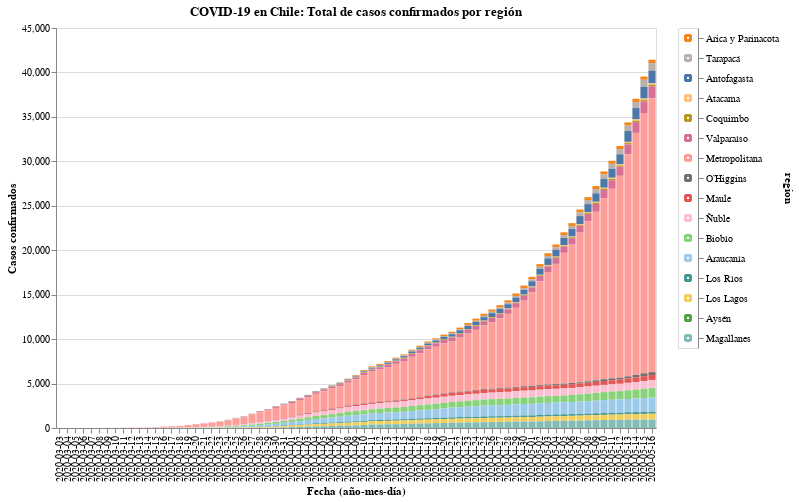

Notebook cell for this chart:
### Code cell
#hide_input
input_dropdown = alt.binding_select(options=data['region'].unique())
selection1 = alt.selection_single(fields=['region'], bind=input_dropdown, name=' ')
selection2 = alt.selection_multi(fields=['region'], on='mouseover')
color = alt.condition(selection1 | selection2,
                    alt.Color('region:N', scale=alt.Scale(scheme='tableau20'), legend=None),
                    alt.value('lightgray'))

chart = alt.Chart(data).mark_bar().encode(
    x=alt.X('date:O', axis=alt.Axis(title='Fecha (año-mes-día)')),
    y=alt.Y('casos', axis=alt.Axis(title='Casos confirmados')),
    color=color,
    tooltip=['date', 'region', 'casos'],
    order=alt.Order(
    # Sort the segments of the bars by this field
    'codigo region',
    sort='descending'
    )
).properties(
    title='COVID-19 en Chile: Total de casos confirmados por región'
).add_selection(
    selection1, selection2
).transform_filter(
    selection1
)

legend = alt.Chart(data).mark_point().encode(
    y=alt.Y('region:N', axis=alt.Axis(orient='right'), sort=regiones),
    color=color
).add_selection(
    selection1, selection2
)

chart.properties(width=600, height=400) | legend

### Figure 1 — Vega-Lite specification as saved in the notebook (floating-point values rounded to 4 significant figures; data arrays with more than 128 entries replaced by an {"elided": "..."} marker saying what was removed)
{"config": {"view": {"continuousWidth": 400, "continuousHeight": 300}}, "hconcat": [{"mark": "bar", "encoding": {"color": {"condition": {"type": "nominal", "field": "region", "legend": null, "scale": {"scheme": "tableau20"}, "selection": {"or": [" ", "selector003"]}}, "value": "lightgray"}, "order": {"type": "quantitative", "field": "codigo region", "sort": "descending"}, "tooltip": [{"type": "nominal", "field": "date"}, {"type": "nominal", "field": "region"}, {"type": "quantitative", "field": "casos"}], "x": {"type": "ordinal", "axis": {"title": "Fecha (año-mes-día)"}, "field": "date"}, "y": {"type": "quantitative", "axis": {"title": "Casos confirmados"}, "field": "casos"}}, "height": 400, "selection": {" ": {"type": "single", "fields": ["region"], "bind": {"input": "select", "options": ["Arica y Parinacota", "Tarapacá", "Antofagasta", "Atacama", "Coquimbo", "Valparaíso", "Metropolitana", "O’Higgins", "Maule", "Ñuble", "Biobío", "Araucanía", "Los Ríos", "Los Lagos", "Aysén", "Magallanes"]}}, "selector003": {"type": "multi", "fields": ["region"], "on": "mouseover"}}, "title": "COVID-19 en Chile: Total de casos confirmados por región", "transform": [{"filter": {"selection": " "}}], "width": 600}, {"mark": "point", "encoding": {"color": {"condition": {"type": "nominal", "field": "region", "legend": null, "scale": {"scheme": "tableau20"}, "selection": {"or": [" ", "selector003"]}}, "value": "lightgray"}, "y": {"type": "nominal", "axis": {"orient": "right"}, "field": "region", "sort": ["Arica y Parinacota", "Tarapacá", "Antofagasta", "Atacama", "Coquimbo", "Valparaíso", "Metropolitana", "O’Higgins", "Maule", "Ñuble", "Biobío", "Araucanía", "Los Ríos", "Los Lagos", "Aysén", "Magallanes"]}}, "selection": {" ": {"type": "single", "fields": ["region"], "bind": {"input": "select", "options": ["Arica y Parinacota", "Tarapacá", "Antofagasta", "Atacama", "Coquimbo", "Valparaíso", "Metropolitana", "O’Higgins", "Maule", "Ñuble", "Biobío", "Araucanía", "Los Ríos", "Los Lagos", "Aysén", "Magallanes"]}}, "selector003": {"type": "multi", "fields": ["region"], "on": "mouseover"}}}], "data": {"name": "data-f89c11a89d3b08d488082ae5e6404f5b"}, "$schema": "https://vega.github.io/schema/vega-lite/v4.8.1.json", "datasets": {"data-f89c11a89d3b08d488082ae5e6404f5b": {"elided": "1200 records"}}}
